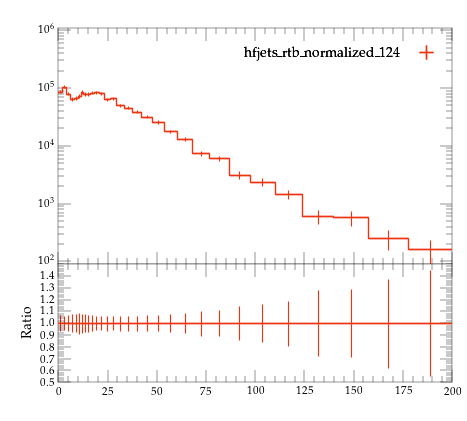

Reproduce this figure in Python.
#! /usr/bin/env python

# This Python script was auto-generated using YODA v2.0.2.
# Analysis object: /MC_HFJETS_NOTNORM/ptCHadrLead
# Timestamp: 29-07-2026 (18:13:05)

import matplotlib as mpl
import matplotlib.pyplot as plt
mpl.use('Agg') # comment out for interactive use
import os
import numpy as np

plotDir = os.path.split(os.path.realpath(__file__))[0]
if 'YODA_USER_PLOT_PATH' in globals():
    plot_outdir = globals()['YODA_USER_PLOT_PATH']
else:
    plot_outdir = plotDir

#plot style
plt.style.use(os.path.join(plotDir, '../default.mplstyle'))
# plot metadata
figW, figH = plt.rcParams['figure.figsize']
ax_xLabel = r''
ax_yLabel = r''
ax_title  = r''
ax_xScale = 'linear'
ax_yScale = 'log'
xLims = (0.0, 200.0)
yLims = (90.0, 1100000.0)

# TeX-friendly labels for the legend
labels = {
    'legend' : ([ r"hfjets\_rtb\_normalized\_124" ], r""),
}

# Adjust canvas width and height
canvasW = 10.0
canvasH = 9.0
figW *= canvasW/10.
figH *= canvasH/9.

# Create figure and axis objects
fig, (ax, ratio0_ax) = plt.subplots(2, 1, sharex=True,
                  figsize=(figW,figH), gridspec_kw={'height_ratios': (6.0, 3.0)})

# Set figure margins
plt.subplots_adjust(
    left   = 1.0 * plt.rcParams['figure.subplot.left'],
    right  = 1.0 * plt.rcParams['figure.subplot.right'],
    top    = 1.0 * plt.rcParams['figure.subplot.top'],
    bottom = 1.0 * plt.rcParams['figure.subplot.bottom'])

ratio0_ax.yaxis.set_major_locator(mpl.ticker.MultipleLocator(0.1))
ratio0_ax.set_ylim(0.5, 1.4999)
ratio0_ax.set_ylabel('Ratio')

# the numerical data is stored in a separate file
dataf = dict()
prefix = os.path.split(__file__)[0]
if prefix:    prefix = prefix + '/'
exec(open(prefix+'ptCHadrLead__data.py').read(), dataf)


legend_handles = dict() # keep track of handles for the legend

# style options for curves
# starts at zorder>=5 to draw curve on top of legend
styles = {
  'hfjets_rtb_normalized_124.yoda.gz': {
    'color' : '#EE3311',
    'linestyle' : '-',
    'linewidth' : 1,
    'marker' : 'none',
    'markersize' : 2,
    'capsize' : 0.0,
    'zorder' : 5,
    'histstyle' : 1,
    'drawstyle' : 'steps-pre',
    'xerrorbars' : 1,
    'yerrorbars' : 1,
    'fillcolor' : None,
    'fillopacity' : 1.0,
    'ratio0_linestyle' : '-',
    'ratio0_linewidth' : 1,
    'ratio0_marker' : 'none',
    'ratio0_markersize' : 2,
    'ratio0_capsize' : 0.0,
    'ratio0_zorder' : 5,
    'ratio0_histstyle' : 1,
    'ratio0_drawstyle' : 'steps-pre',
    'ratio0_xerrorbars' : 1,
    'ratio0_yerrorbars' : 1,
  },
}

# curve from input yoda files in main panel
for label, yvals in dataf['yvals'].items():
    if all(np.isnan(v) for v in dataf['yvals'][label]):
        continue
    tmp = None
    if styles[label]['histstyle']: # draw as histogram
        xpos = dataf['xedges'][label] if styles[label]['drawstyle'] else dataf['xpoints'][label]
        ypos = np.insert(yvals, 0, yvals[0]) if styles[label]['drawstyle'] else yvals
        if styles[label]['fillcolor']: # fill area below curve
            ax.fill_between(xpos, ypos, step='pre',
                            color=styles[label]['fillcolor'],
                            alpha=styles[label]['fillopacity'])
        tmp, = ax.plot(xpos, ypos,
                       color=styles[label]['color'],
                       linestyle=styles[label]['linestyle'],
                       linewidth=styles[label]['linewidth'],
                       drawstyle=styles[label]['drawstyle'], solid_joinstyle='miter',
                       zorder=styles[label]['zorder'], label=label)
    tmp = ax.errorbar(dataf['xpoints'][label], yvals,
                      xerr=np.array(dataf['xerrs'][label])*styles[label]['xerrorbars'],
                      yerr=np.array(dataf['yerrs'][label])*styles[label]['yerrorbars'],
                      fmt=styles[label]['marker'], capsize=styles[label]['capsize'],
                      markersize=styles[label]['markersize'],
                      ecolor=styles[label]['color'],
                      color=styles[label]['color'], zorder=styles[label]['zorder'])
    tmp[-1][0].set_linestyle(styles[label]['linestyle'])
    tmp[-1][0].set_linewidth(styles[label]['linewidth'])
    if label in dataf['add_legend_handle']:  legend_handles[label] = tmp
    for varLabel in dataf['variation_yvals'].keys():
        if varLabel.startswith(label):
            tmp, = ax.plot(dataf['xedges'][label], dataf['variation_yvals'][varLabel],
                           color=styles[label]['color'],
                           linestyle=styles[label]['linestyle'],
                           linewidth=styles[label]['linewidth'],
                           drawstyle='steps-pre', solid_joinstyle='miter',
                           zorder=styles[label]['zorder'], alpha=0.5)


# plots on ratio panel
# curve from input yoda files in ratio panel
for label, yvals in dataf['ratio0_yvals'].items():
    if all(np.isnan(v) for v in yvals):
        continue
    if styles[label]['ratio0_histstyle']: # plot as histogram
        xpos = dataf['xedges']['hfjets_rtb_normalized_124.yoda.gz'] if styles[label]['ratio0_drawstyle'] else dataf['xpoints']['hfjets_rtb_normalized_124.yoda.gz']
        ypos = np.insert(yvals, 0, yvals[0]) if styles[label]['ratio0_drawstyle'] else yvals
        ratio0_ax.plot(xpos, ypos,
                       color=styles[label]['color'],
                       linewidth=styles[label]['linewidth'],
                       linestyle=styles[label]['ratio0_linestyle'],
                       drawstyle=styles[label]['ratio0_drawstyle'], zorder=styles[label]['zorder'],
                       solid_joinstyle='miter')
    tmp = ratio0_ax.errorbar(dataf['xpoints']['hfjets_rtb_normalized_124.yoda.gz'], yvals,
                             xerr=np.array(dataf['ref_xerrs'])*styles[label]['ratio0_xerrorbars'],
                             yerr=np.array(dataf['ratio0_yerrs'][label])*styles[label]['ratio0_yerrorbars'],
                             fmt=styles[label]['ratio0_marker'], capsize=styles[label]['ratio0_capsize'],
                             markersize=styles[label]['ratio0_markersize'],
                             ecolor=styles[label]['color'],
                             color=styles[label]['color'])
    tmp[-1][0].set_linestyle(styles[label]['ratio0_linestyle'])
    tmp[-1][0].set_linewidth(styles[label]['ratio0_linewidth'])

    for varlabel in dataf['ratio0_variation_vals'].keys():
        if varlabel.startswith(label):
            ratio0_ax.plot(dataf['xedges']['hfjets_rtb_normalized_124.yoda.gz'],
                            dataf['ratio0_variation_vals'][varlabel],
                            color=styles[label]['color'],
                            linestyle=styles[label]['linestyle'],
                            linewidth=styles[label]['linewidth'],
                            drawstyle='steps-pre', solid_joinstyle='miter',
                            zorder=1, alpha=0.5)

legend_items = list(legend_handles.values())
ax.add_artist(ax.legend(legend_items,
                        labels['legend'][0],
                        title=labels['legend'][1],
                        alignment='right',
                        loc='upper right',
                        bbox_to_anchor=(1.0, 0.97),markerfirst=False))

# set plot metadata as defined above
ratio0_ax.set_xlabel(ax_xLabel)
ratio0_ax.xaxis.set_label_coords(1., -0.15)
ax.set_ylabel(ax_yLabel, ha='right', va='top')
ax.yaxis.set_label_coords(-0.11, 1.0)
ax.set_title(ax_title, loc='left')
ax.set_xscale(ax_xScale)
ax.set_yscale(ax_yScale)
ax.set_xlim(xLims)
ax.set_ylim(yLims)

# tick formatting
plt.rcParams['xtick.top'] = True
plt.rcParams['ytick.right'] = True
ax.yaxis.set_major_locator(mpl.ticker.LogLocator(base=10.0, numticks=np.inf))
ax.yaxis.set_minor_locator(mpl.ticker.LogLocator(
                           base=10.0, subs=np.arange(0.1, 1, 0.1), numticks=np.inf))
fig.align_ylabels((ax, ratio0_ax))
plt.savefig(os.path.join(plot_outdir, 'ptCHadrLead.pdf'), format='PDF')
plt.savefig(os.path.join(plot_outdir, 'ptCHadrLead.png'), format='PNG')

plt.close(fig)
